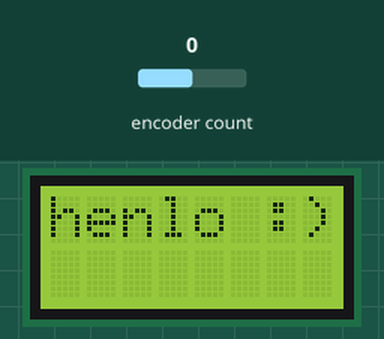
Recording of a sketch running on a simulated Arduino Mega 2560, built with avr-gcc and run on an emulated ATmega2560. Parts: 8×2 character LCD. The inputs (shaded band) are chosen by the test bench; at power-on: encoder count 0.

Above: at 1.2 s.
1.3 s: encoder count set to 1
At 2.5 s:
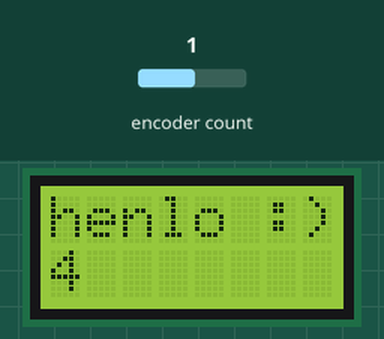
2.8 s: encoder count set to 2
At 3.8 s:
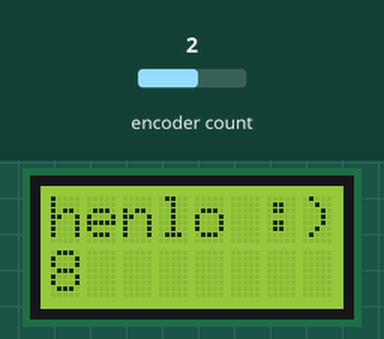
4.3 s: encoder count set to 3
At 4.9 s:
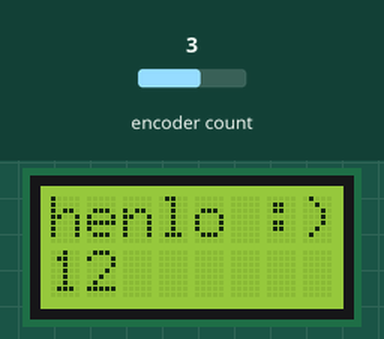
Timing chart, 0 to 7.3 s (numbered marks = the images above; inputs shaded):
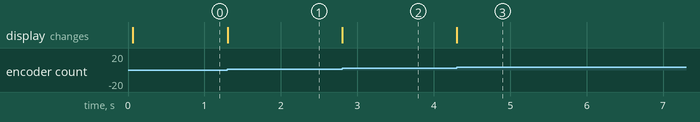

Measured:
- after the input at 1.3 s, the display: changes at once (image 1)
- after the input at 2.8 s, the display: changes at once (image 2)
- after the input at 4.3 s, the display: changes at once (image 3)

The sketch:

encoder_display_test.ino
```cpp
#include <Encoder.h>
#include <LiquidCrystal.h>

// initialize the library with the numbers of the interface pins

#define lcd_rs 5
#define lcd_rw 7
#define lcd_enable 6
#define lcd_d4 0
#define lcd_d5 1
#define lcd_d6 2
#define lcd_d7 3

LiquidCrystal lcd(lcd_rs, lcd_rw, lcd_enable, lcd_d4, lcd_d5, lcd_d6, lcd_d7);
int current_value;
int previous_value;

Encoder enc(23, 22);

void setup() {

  // set up the LCD's number of columns and rows:
  lcd.begin(8, 2);
  // Print a message to the LCD.
  //lcd.autoscroll();
  lcd.print("henlo :)");
}

void loop() {
  // set the cursor to column 0, line 1
  // (note: line 1 is the second row, since counting begins with 0):
  current_value = enc.read();

  if (current_value != previous_value) {
    lcd.setCursor(0, 1);
    lcd.print(F("        "));
    lcd.setCursor(0, 1);
    lcd.print(current_value);
    previous_value = current_value;

    if (current_value < 0) {
      current_value = 0;
      enc.write(0);
    }

  }

}
```
